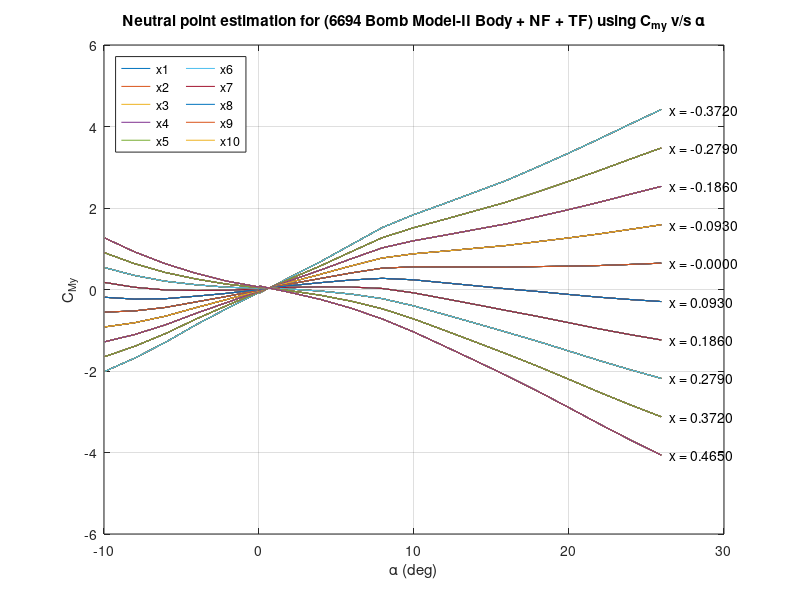

MATLAB code for this plot:
%% Neutral Point estimation for Body alone configuration
clc
clear all
close all

% Geometrical data (constant)
q = 980.386364;         % for 1st vaelocity
S = 0.009677;
l = 0.884;
Q1 = 1/q/S;
Q2 = 1/q/S/l;

% Balance center location(m)
% x = -0.465;
y = 0;
z = 0;

% Measured Voltage signal
CM = [63.080043	0.144499	-0.206795	1.354260	1.630051	4.275882
-0.123649	150.309342	0.592082	-0.725847	0.030856	0.393628
0.024098	-0.689773	151.831777	0.096597	-0.571799	-4.414537
0.152944	-2.334107	0.037781	77.595997	0.445712	5.841784
-0.006030	0.114642	-0.574072	-0.065800	79.176337	0.322466
0.047415	0.466131	0.099431	0.208017	0.190935	44.877349];

% No wind data
NW = [-0.00006	0.00072	-0.000535	-0.000702	0.000175	-0.000938];
NW = NW';

% k = [Pitch af	n1	n2	s1	s2	rm]
% Data for 40 m/s
k = [-9.947917	0.005824	-0.01873	-0.003349	-0.00012	-0.000445	-0.000447
-8.052083	0.005779	-0.01847	0.00078	0.000486	-0.001005	-0.000446
-6.052083	0.005848	-0.015727	0.002675	0.001113	-0.001597	-0.000533
-4.052083	0.005919	-0.010716	0.002267	0.001595	-0.002072	-0.00061
-2.052083	0.006174	-0.005618	0.001225	0.00203	-0.002352	-0.000731
-0.052083	0.006382	0.000178	-0.000973	0.002233	-0.002247	-0.000805
0.052083	0.006418	0.000622	-0.001537	0.002333	-0.002409	-0.000828
1.947917	0.006301	0.005986	-0.003291	0.002541	-0.002314	-0.000872
3.947917	0.006	0.011205	-0.004648	0.00276	-0.002287	-0.000951
5.947917	0.005786	0.016277	-0.005346	0.003033	-0.002387	-0.001062
7.947917	0.00565	0.020372	-0.004799	0.003231	-0.002487	-0.001154
9.958333	0.005792	0.020911	-0.001107	0.003629	-0.002522	-0.001206
11.947917	0.005782	0.019842	0.004121	0.003848	-0.002633	-0.001215
13.947917	0.005569	0.018813	0.009425	0.004079	-0.002668	-0.001259
15.947917	0.005211	0.017681	0.014868	0.004138	-0.002628	-0.00126
17.947917	0.004741	0.017236	0.020059	0.004069	-0.002389	-0.001278
19.947917	0.004227	0.016561	0.025673	0.003951	-0.002322	-0.001245
21.947917	0.003654	0.016103	0.031224	0.003849	-0.002502	-0.001226
23.947917	0.00305	0.016164	0.036243	0.003657	-0.002624	-0.00124
25.947917	0.002483	0.016457	0.040852	0.00412	-0.003231	-0.001296];

a = transpose(k);
v = [a(2,:); a(3,:); a(4,:); a(5,:); a(6,:); a(7,:)];       % a = [af;	n1;	n2;	s1;	s2;	rm] (6x20)

alpha_dummy = [];
Cmy_dummy1=[];
Cmy_dummy2=[];
Cmy_dummy3=[];
Cmy_dummy4=[];
Cmy_dummy5=[];
Cmy_dummy6=[];
Cmy_dummy7=[];
Cmy_dummy8=[];
Cmy_dummy9=[];
Cmy_dummy10=[];

x = [-0.465:0.093:(0.465-0.093)];       % The CG is varied from 0.45 to -0.45 to find NP of configuration

        y1 = [-1 0 0 0 0 0; 0 1 0 0 0 0; 0 0 -1 0 0 0; 0 -z y 1 0 0; z 0 -x(1) 0 1 0; -y x(1) 0 0 0 1];
        y2 = [-1 0 0 0 0 0; 0 1 0 0 0 0; 0 0 -1 0 0 0; 0 -z y 1 0 0; z 0 -x(2) 0 1 0; -y x(2) 0 0 0 1];
        y3 = [-1 0 0 0 0 0; 0 1 0 0 0 0; 0 0 -1 0 0 0; 0 -z y 1 0 0; z 0 -x(3) 0 1 0; -y x(3) 0 0 0 1];
        y4 = [-1 0 0 0 0 0; 0 1 0 0 0 0; 0 0 -1 0 0 0; 0 -z y 1 0 0; z 0 -x(4) 0 1 0; -y x(4) 0 0 0 1];
        y5 = [-1 0 0 0 0 0; 0 1 0 0 0 0; 0 0 -1 0 0 0; 0 -z y 1 0 0; z 0 -x(5) 0 1 0; -y x(5) 0 0 0 1];
        y6 = [-1 0 0 0 0 0; 0 1 0 0 0 0; 0 0 -1 0 0 0; 0 -z y 1 0 0; z 0 -x(6) 0 1 0; -y x(6) 0 0 0 1];
        y7 = [-1 0 0 0 0 0; 0 1 0 0 0 0; 0 0 -1 0 0 0; 0 -z y 1 0 0; z 0 -x(7) 0 1 0; -y x(7) 0 0 0 1];
        y8 = [-1 0 0 0 0 0; 0 1 0 0 0 0; 0 0 -1 0 0 0; 0 -z y 1 0 0; z 0 -x(8) 0 1 0; -y x(8) 0 0 0 1];
        y9 = [-1 0 0 0 0 0; 0 1 0 0 0 0; 0 0 -1 0 0 0; 0 -z y 1 0 0; z 0 -x(9) 0 1 0; -y x(9) 0 0 0 1];
        y10 = [-1 0 0 0 0 0; 0 1 0 0 0 0; 0 0 -1 0 0 0; 0 -z y 1 0 0; z 0 -x(10) 0 1 0; -y x(10) 0 0 0 1];

for i = 1:1:20

    af = v(1,i);
    n1 = v(2,i);
    n2 = v(3,i);
    s1 = v(4,i);
    s2 = v(5,i);
    rm = v(6,i);

    a = [af; n1; n2; s1; s2; rm];
    alpha = k(:,1);

    A = CM*[a - NW];      % A=[Ax;N1;N2;S1;S2;Rm] in kg and kg-m    
    Af = A(1);    
    N1 = A(2);    
    N2 = A(3);    
    S1 = A(4);    
    S2 = A(5);   
    Rm = A(6);

    % Transform the forces and moments to the body axis
    % FM = [fx; fy; fz; mx; my; mz]
    FM = [Af; (S1+S2); (N1+N2); Rm; (N1-N2)*0.065; (S1-S2)*0.065]*9.81;

    % Transform the forces and moments to the C.G the flight vehicle
    % CG = [Fx Fy Fz Mx My Mz] @cg
    CG1 = y1*FM;
    CG2 = y2*FM;
    CG3 = y3*FM;
    CG4 = y4*FM;
    CG5 = y5*FM;
    CG6 = y6*FM;
    CG7 = y7*FM;
    CG8 = y8*FM;
    CG9 = y9*FM;
    CG10 = y10*FM;

    % Mxyz = [Mx My Mz]
    Mxyz1 = CG1(4:6,1);
    Mxyz2 = CG2(4:6,1);
    Mxyz3 = CG3(4:6,1);
    Mxyz4 = CG4(4:6,1);
    Mxyz5 = CG5(4:6,1);
    Mxyz6 = CG6(4:6,1);
    Mxyz7 = CG7(4:6,1);
    Mxyz8 = CG8(4:6,1);
    Mxyz9 = CG9(4:6,1);
    Mxyz10 = CG10(4:6,1);
    
    % Cmxyz = [Cmx Cmy Cmz]
    Cmxyz1 = (1/(q*S*l))*Mxyz1;
    Cmxyz2 = (1/(q*S*l))*Mxyz2;
    Cmxyz3 = (1/(q*S*l))*Mxyz3;
    Cmxyz4 = (1/(q*S*l))*Mxyz4;
    Cmxyz5 = (1/(q*S*l))*Mxyz5;
    Cmxyz6 = (1/(q*S*l))*Mxyz6;
    Cmxyz7 = (1/(q*S*l))*Mxyz7;
    Cmxyz8 = (1/(q*S*l))*Mxyz8;
    Cmxyz9 = (1/(q*S*l))*Mxyz9;
    Cmxyz10 = (1/(q*S*l))*Mxyz10;

    Cmy1 = Cmxyz1(2);
    Cmy2 = Cmxyz2(2);
    Cmy3 = Cmxyz3(2);
    Cmy4 = Cmxyz4(2);
    Cmy5 = Cmxyz5(2);
    Cmy6 = Cmxyz6(2);
    Cmy7 = Cmxyz7(2);
    Cmy8 = Cmxyz8(2);
    Cmy9 = Cmxyz9(2);
    Cmy10 = Cmxyz10(2);

    Cmy_dummy1 = [Cmy_dummy1, Cmy1];
    Cmy_dummy2 = [Cmy_dummy2, Cmy2];
    Cmy_dummy3 = [Cmy_dummy3, Cmy3];
    Cmy_dummy4 = [Cmy_dummy4, Cmy4];
    Cmy_dummy5 = [Cmy_dummy5, Cmy5];
    Cmy_dummy6 = [Cmy_dummy6, Cmy6];
    Cmy_dummy7 = [Cmy_dummy7, Cmy7];
    Cmy_dummy8 = [Cmy_dummy8, Cmy8];
    Cmy_dummy9 = [Cmy_dummy9, Cmy9];
    Cmy_dummy10 = [Cmy_dummy10, Cmy10];

    alpha_dummy = [alpha_dummy, alpha];

end    

figure('Name','Neutral Point estimation for Bomb Model-II_Body_NF_TF_0','NumberTitle','off')
plot(alpha_dummy,Cmy_dummy1)
hold on
plot(alpha_dummy,Cmy_dummy2)
hold on
plot(alpha_dummy,Cmy_dummy3)
hold on
plot(alpha_dummy,Cmy_dummy4)
hold on
plot(alpha_dummy,Cmy_dummy5)
hold on
plot(alpha_dummy,Cmy_dummy6)
hold on
plot(alpha_dummy,Cmy_dummy7)
hold on
plot(alpha_dummy,Cmy_dummy8)
hold on
plot(alpha_dummy,Cmy_dummy9)
hold on
plot(alpha_dummy,Cmy_dummy10)
hold off
title('Neutral point estimation for (6694 Bomb Model-II Body + NF + TF) using C_m_y v/s α')
grid on
xlabel('α (deg)')
ylabel('C_M_y')
legend({'x1','x2','x3','x4','x5','x6','x7','x8','x9','x10'},'Location','northwest','NumColumns',2)

y_text_location = [Cmy_dummy1(20), Cmy_dummy2(20), Cmy_dummy3(20), Cmy_dummy4(20), Cmy_dummy5(20),...
        Cmy_dummy6(20), Cmy_dummy7(20), Cmy_dummy8(20), Cmy_dummy9(20), Cmy_dummy10(20)]

for i=1:10
    j = i-1;
    x(i) = -0.465 + i*0.093
    textString = sprintf('x = %.4f', x(i));
    text(26.5, y_text_location(i), textString, 'FontSize', 10);
    hold on;
end
